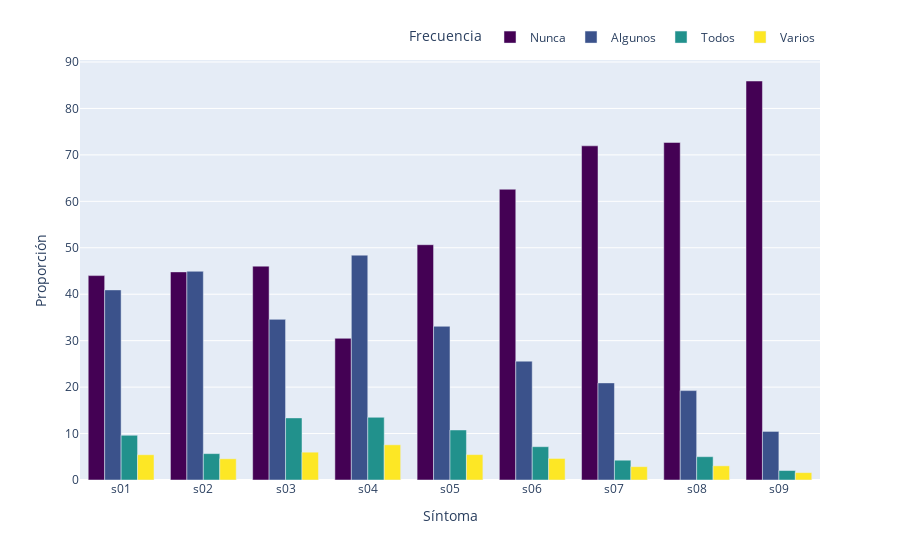

Notebook code cell kept with this figure:
### Code cell
fig=px.bar(phq_gf,
       x='sintoma',
       y='value',
       color='variable',
       barmode='group',
      labels=dict(sintoma='Síntoma',value='Proporción',variable='Frecuencia'),
      color_discrete_sequence=['#440154','#3b528b','#21918c','#fde725'])
fig.update_layout(legend=dict(
    orientation="h",
    yanchor="bottom",
    y=1.02,
    xanchor="right",
    x=1
))
fig.show()

### Figure 1 — Plotly figure (JSON) as saved in the notebook; plotly's stock layout.template omitted (floating-point values rounded to 4 significant figures)
{"data": [{"alignmentgroup": "True", "hovertemplate": "Frecuencia=Nunca<br>Síntoma=%{x}<br>Proporción=%{y}<extra></extra>", "legendgroup": "Nunca", "marker": {"color": "#440154", "pattern": {"shape": ""}}, "name": "Nunca", "offsetgroup": "Nunca", "orientation": "v", "showlegend": true, "textposition": "auto", "type": "bar", "x": ["s01", "s02", "s03", "s04", "s05", "s06", "s07", "s08", "s09"], "xaxis": "x", "y": [44.01, 44.81, 46.05, 30.51, 50.66, 62.6, 71.95, 72.68, 85.91], "yaxis": "y"}, {"alignmentgroup": "True", "hovertemplate": "Frecuencia=Algunos<br>Síntoma=%{x}<br>Proporción=%{y}<extra></extra>", "legendgroup": "Algunos", "marker": {"color": "#3b528b", "pattern": {"shape": ""}}, "name": "Algunos", "offsetgroup": "Algunos", "orientation": "v", "showlegend": true, "textposition": "auto", "type": "bar", "x": ["s01", "s02", "s03", "s04", "s05", "s06", "s07", "s08", "s09"], "xaxis": "x", "y": [40.93, 44.94, 34.59, 48.41, 33.1, 25.59, 20.91, 19.25, 10.46], "yaxis": "y"}, {"alignmentgroup": "True", "hovertemplate": "Frecuencia=Todos<br>Síntoma=%{x}<br>Proporción=%{y}<extra></extra>", "legendgroup": "Todos", "marker": {"color": "#21918c", "pattern": {"shape": ""}}, "name": "Todos", "offsetgroup": "Todos", "orientation": "v", "showlegend": true, "textposition": "auto", "type": "bar", "x": ["s01", "s02", "s03", "s04", "s05", "s06", "s07", "s08", "s09"], "xaxis": "x", "y": [9.63, 5.68, 13.37, 13.5, 10.77, 7.17, 4.26, 5.02, 2.04], "yaxis": "y"}, {"alignmentgroup": "True", "hovertemplate": "Frecuencia=Varios<br>Síntoma=%{x}<br>Proporción=%{y}<extra></extra>", "legendgroup": "Varios", "marker": {"color": "#fde725", "pattern": {"shape": ""}}, "name": "Varios", "offsetgroup": "Varios", "orientation": "v", "showlegend": true, "textposition": "auto", "type": "bar", "x": ["s01", "s02", "s03", "s04", "s05", "s06", "s07", "s08", "s09"], "xaxis": "x", "y": [5.44, 4.57, 5.99, 7.58, 5.47, 4.64, 2.87, 3.05, 1.59], "yaxis": "y"}], "layout": {"autosize": true, "barmode": "group", "legend": {"orientation": "h", "title": {"text": "Frecuencia"}, "tracegroupgap": 0, "x": 1, "xanchor": "right", "y": 1.02, "yanchor": "bottom"}, "margin": {"t": 60}, "xaxis": {"anchor": "y", "autorange": true, "domain": [0, 1], "range": [-0.5, 8.5], "title": {"text": "Síntoma"}, "type": "category"}, "yaxis": {"anchor": "x", "autorange": true, "domain": [0, 1], "range": [0, 90.43], "title": {"text": "Proporción"}, "type": "linear"}}}
